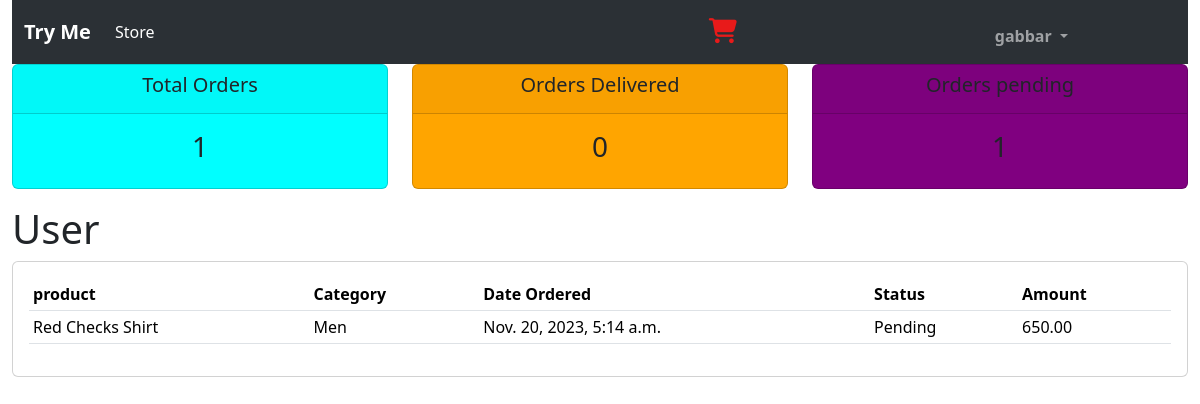
/orders/ (signed in), run on the app's committed database.
### products/models.py (models this page shows, shortened)
class Product(models.Model):
    name=models.CharField(max_length=50)
    price=models.IntegerField(default=0)
    category=models.ForeignKey(Category,on_delete=models.CASCADE,default=1)
    description=models.CharField(max_length=100,null=True,blank=True,default='')
    image=models.ImageField(upload_to='products')

class Category(models.Model):
    name=models.CharField(max_length=30)
    def __str__(self) -> str:
        return self.name

class Order(models.Model):
    STATUS =(
        ('Pending','Pending'),
        ('Order Confirmed','Order Confirmed'),
        ('Out for Delivery','Out for Delivery'),
        ('Delivered','Delivered'),
    )
    user = models.ForeignKey(User, on_delete=models.CASCADE)
    product=models.ManyToManyField(Product)
    created_at = models.DateTimeField(auto_now_add=True)
    total_amount = models.DecimalField(max_digits=10, decimal_places=2)
    status=models.CharField(max_length=50,null=True,choices=STATUS)

### products/views.py (the view)
# urls.py: path('orders/',user_orders,name='orders'),
def user_orders(request,):
    orders=Order.objects.filter(user=request.user)
    order_count=orders.count()
    delivered=orders.filter(status='Delivered').count()
    pending=orders.filter(status='Pending').count()
    context={'orders':orders,'delivered':delivered,'pending':pending,
             'order_count':order_count}
    return render(request,'accounts/orders.html',context)

### templates/accounts/orders.html
{% extends 'accounts/base.html' %}
{% block content %}
{% include 'accounts/status.html'%}
<h1>User</h1>
<div class="row">
    <div class="col-md">
        <div class="card card-body">
            <table class="table table-sm">
                <tr>
                    <th>product</th>
                    <th>Category</th>
                    <th>Date Ordered</th>
                    <th>Status</th>
                    <th>Amount</th>
                </tr>
                {% for order in orders %}
                <tr>
                    {% for product in order.product.all %}
                        <td>{{product.name}}</td>
                        <td>{{product.category}}</td>
                        {% endfor %}
                          <td>{{order.created_at}}</td>
                        <td>{{order.status}}</td>
                        <td>{{order.total_amount}}</td>
                </tr>
                {% endfor %}
            </table>
        </div>
    </div>
</div>
{% endblock %}

### templates/accounts/base.html (shortened to what this page needs)
{% load static %}
<!doctype html>
<html lang="en">
  <head>
    <link rel="stylesheet" href="https://cdnjs.cloudflare.com/ajax/libs/font-awesome/6.4.2/css/all.min.css" />
    <link rel="stylesheet" href="https://cdnjs.cloudflare.com/ajax/libs/font-awesome/6.4.2/css/fontawesome.min.css" />
    <link rel="stylesheet" href="https://cdnjs.cloudflare.com/ajax/libs/font-awesome/6.4.2/css/fontawesome.min.css" />
    <link href="https://cdn.jsdelivr.net/npm/bootstrap@5.3.2/dist/css/bootstrap.min.css" rel="stylesheet">
  </head>
  <body>
    <div class="container-fluid">
        <nav class="navbar navbar-expand-lg bg-body-tertiary" data-bs-theme="dark">
            <div class="container-fluid">
              <a class="navbar-brand" href=""><b>Try Me</b></a>
              <div class="collapse navbar-collapse" id="navbarSupportedContent">
                <ul class="navbar-nav me-auto mb-2 mb-lg-0">
                  <li class="nav-item">
                    <a class="nav-link active" aria-current="page" href="#">Store</a>
                  </li>
                </ul>
               <a href="{% url 'shopping_cart' %}"><i class="fa-solid fa-cart-shopping icon">{{request.user.cart_items.keys}}</i></a>
                <ul class="navbar-nav  my-2 mb-lg-0">
                    {% if user.is_authenticated %}
                    <li class="nav-item dropdown drop">
                      <a class="nav-link dropdown-toggle" href="#" role="button" data-bs-toggle="dropdown" aria-expanded="false">
                        <b>{{request.user}}</b>
                      </a>
                    </li>
                      {% endif %}
                  </ul>
              </div>
            </div>
          </nav>
        {% block content %}
        {% endblock %}
    </div>
  </body>
</html>

### templates/accounts/base.html (style rules this page uses)
.icon { color: rgb(232, 26, 26); font-size: 25px; padding-right: 250px; }
.drop { padding-right: 100px; }

### data on the page
Order: created_at "Nov. 20, 2023, 5:14 a.m.", status "Pending", total_amount "650.00"
Product: name "Red Checks Shirt", category "Men"

### other printed values
{{ request.user }} "gabbar"
{{ order_count }} "1"
{{ delivered }} "0"
